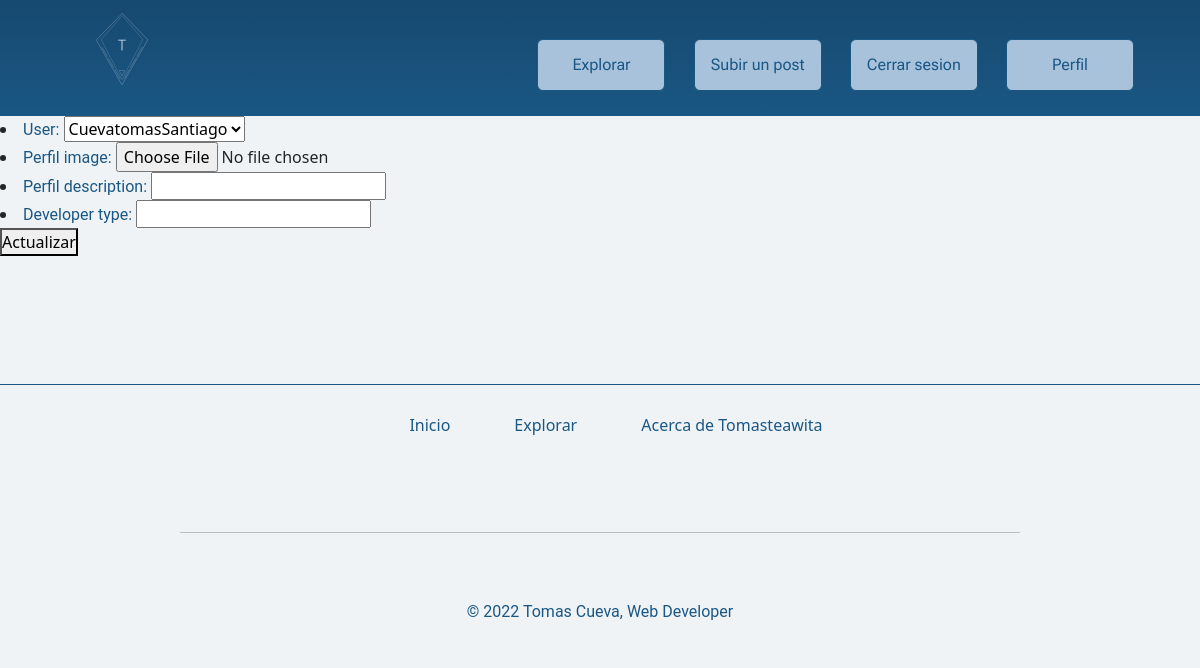
Page /editAvatar/ (signed in) on the earlier database version.
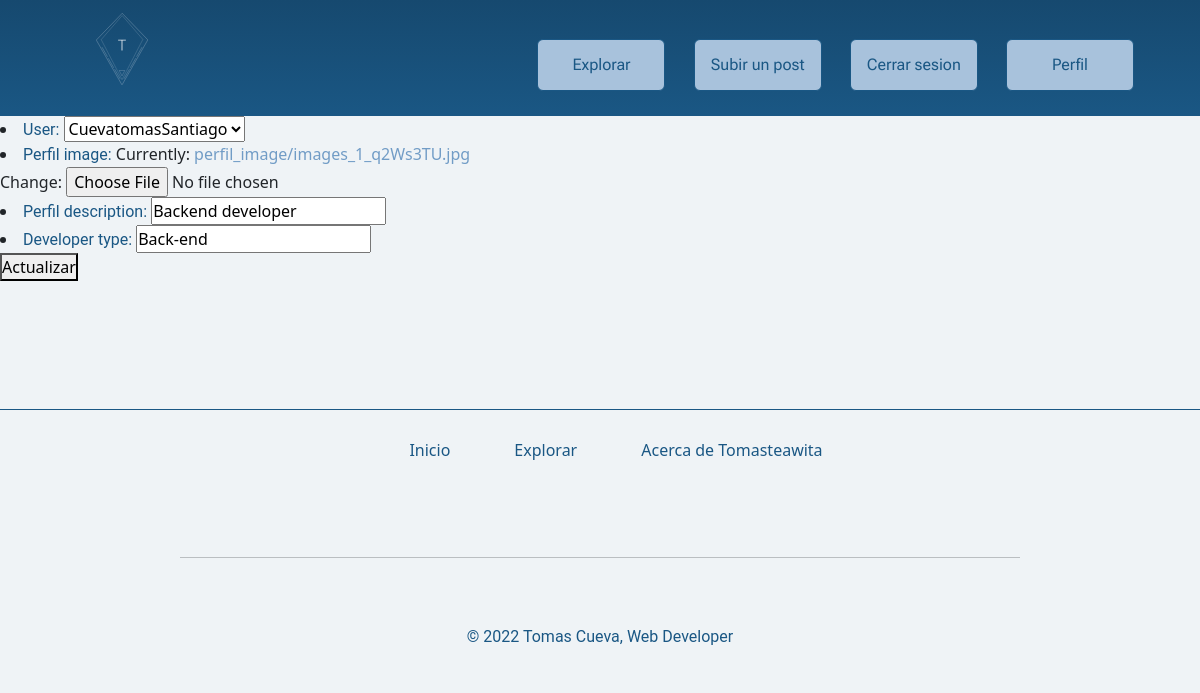
Same page on the later database version.
### blog/models.py (models this page shows, shortened)
class Avatar(models.Model):
    user = models.ForeignKey(User, on_delete=models.CASCADE,null=True,blank=True)
    perfil_image = models.ImageField(upload_to='perfil_image')
    perfil_description = models.CharField(max_length=256)
    developer_type = models.CharField(max_length=65)

### blog/views.py (the view)
# urls.py: path('editAvatar/',edit_avatar, name='edit avatar')
def edit_avatar(request):
    user = request.user
    try:
        avatar = Avatar.objects.get(user=user)
        ok = True
    except:
        ok = False
    if request.method == 'POST':
        avatar_form = AvatarForm(request.POST)
        if avatar_form.is_valid():
            if ok:
                information = avatar_form.cleaned_data
                avatar.user = information['user']
                avatar.perfil_image = information['perfil_image']
                avatar.perfil_description = information['perfil_description']
                avatar.developer_type = information['developer_type']
                avatar.save()
                return render(request,'index.html',{'user': user})
            else:
                information = avatar_form.cleaned_data
                new_avatar = Avatar(user=information['user'],perfil_image=information['perfil_image'],perfil_description=information['perfil_description'],developer_type=information['developer_type'])
                new_avatar.save()
                return render(request,'index.html')
    else:
        if ok:
            avatar_form = AvatarForm(initial={'user':request.user.pk,'perfil_image':avatar.perfil_image,'perfil_description':avatar.perfil_description,'developer_type':avatar.developer_type})
        else:
            avatar_form = AvatarForm(initial={'user':request.user.pk})
    if ok:
        return render(request,'edit_avatar.html',{
            'form': avatar_form,
            'avatar': avatar
        })
    else:
        return render(request,'edit_avatar.html',{
            'form': avatar_form,
        })

### blog/forms.py
class AvatarForm(forms.Form):
    user = forms.ModelChoiceField(queryset=User.objects.all())
    perfil_image = forms.ImageField()
    perfil_description = forms.CharField(max_length=256)
    developer_type = forms.CharField(max_length=65)

### blog/templates/edit_avatar.html
{% extends 'main.html' %}
{% load static %}
{% block main %}
    <form action="post" enctype="multipart/form-data">{% csrf_token %}
        {{form.as_ul}}
        <button type="submit">Actualizar</button>
    </form>
{% endblock main %}

Differences in the rows shown:
added Avatar: user "CuevatomasSantiago", perfil_description "Backend developer", developer_type "Back-end"
Other differences:
form field user: "CuevatomasSantiago" → (not shown)
text no longer shown: "User: Perfil image: Perfil description: Developer type:"
text now shown: "User: Perfil image: Currently: perfil_image/images_1_q2Ws3TU.jpg Change: Perfil description: Developer type:"
